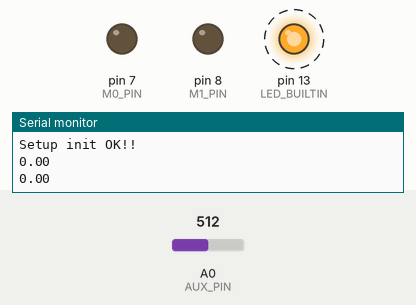
A sketch run on a simulated Arduino Uno, built with avr-gcc and run on an emulated ATmega328P. On the bench: output pins drawn as LEDs (lit = HIGH), the last lines printed to the serial monitor. Dashed ring = blinking. The test bench sets the inputs (shaded band); at power-on: A0 (AUX_PIN) = 512. Random numbers use the default seed unless the sketch sets one.

Above: at 0.58 s.
1.3 s: A0 (AUX_PIN) set to 54
4.3 s: A0 (AUX_PIN) set to 46
5.8 s: A0 (AUX_PIN) set to 68
At 6.56 s:
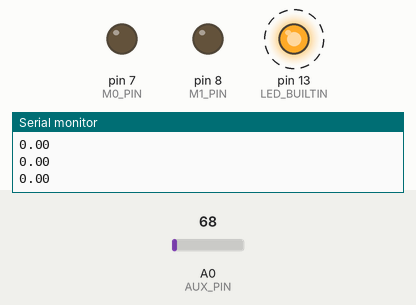
8.8 s: A0 (AUX_PIN) set to 48
At 9.4 s:
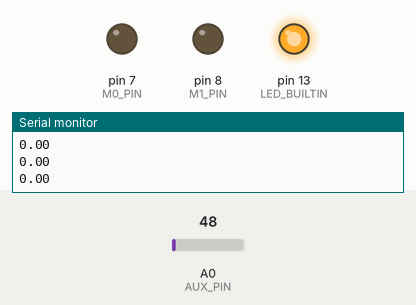
Timing chart, 0 to 11.3 s (numbered marks = the images above; inputs shaded):
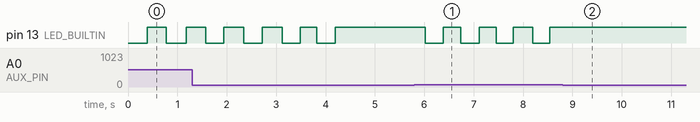

The sketch:

Sensor2.ino
```cpp
/**
 * E32-TTL-100 Transceiver Interface
 *
 * @author Bob Chen (bob-0505@gotmail.com)
 * @date 1 November 2017
 * https://github.com/Bob0505/E32-TTL-100
 */
#include <SoftwareSerial.h>

#include "E32-TTL-100.h"

/*
 need series a 4.7k Ohm resistor between .
 UNO/NANO(5V mode)                E32-TTL-100
    *--------*                      *------*
    | D7     | <------------------> | M0   |
    | D8     | <------------------> | M1   |
    | A0     | <------------------> | AUX  |
    | D10(Rx)| <---> 4.7k Ohm <---> | Tx   |
    | D11(Tx)| <---> 4.7k Ohm <---> | Rx   |
    *--------*                      *------*
*/
#define M0_PIN  7
#define M1_PIN  8
#define AUX_PIN A0
#define SOFT_RX 10
#define SOFT_TX 11

#define COM_PIN 2  //green
#define NC_PIN 3  //yellow
#define NO_PIN A2  //blue

const char ST_SIG = 0xff;
const char ADDR = 2;
const char CHANNEL = 0x17;
const char STARTSIGN = 0xa5;
const char ENDSIGN = 0x5a;
const char NEWLINESIG = 0x0a;

SoftwareSerial softSerial(SOFT_RX, SOFT_TX);  // RX, TX
SoftwareSerial mySerial(2, 3);
static unsigned char ucRxBuffer[250];
static unsigned char ucRxCnt = 0;
long  pmcf10 = 0;
long  pmcf25 = 0;
long  pmcf100 = 0;
long  pmat10 = 0;
long  pmat25 = 0;
long  pmat100 = 0;
long  pmcount03 = 0;
long  pmcount05 = 0;
long  pmcount10 = 0;
long  pmcount25 = 0;
long  pmcount50 = 0;
long  pmcount100 = 0;

union floatData{
  float num;
  unsigned char data[4];
}command_data1,command_data2,command_data3,command_data4,command_data5,command_data6,command_data7,command_data8,command_data9,command_data10;   // double to bytes union =_=


//=== AUX ===========================================+
bool AUX_HL;
bool ReadAUX()
{
  int val = analogRead(AUX_PIN);

  if(val<50)
  {
    AUX_HL = LOW;
  }else {
    AUX_HL = HIGH;
  }

  return AUX_HL;
}

//return default status
RET_STATUS WaitAUX_H()
{
  RET_STATUS STATUS = RET_SUCCESS;

  uint8_t cnt = 0;
  uint8_t data_buf[100], data_len;

  while((ReadAUX()==LOW) && (cnt++<TIME_OUT_CNT))
  {
    Serial.print(".");
    delay(100);
  }

  if(cnt==0)
  {
  }
  else if(cnt>=TIME_OUT_CNT)
  {
    STATUS = RET_TIMEOUT;
    Serial.println(" TimeOut");
  }
  else
  {
    Serial.println("");
  }

  return STATUS;
}
//=== AUX ===========================================-
//=== Mode Select ===================================+
bool chkModeSame(MODE_TYPE mode)
{
  static MODE_TYPE pre_mode = MODE_INIT;

  if(pre_mode == mode)
  {
    //Serial.print("SwitchMode: (no need to switch) ");  Serial.println(mode, HEX);
    return true;
  }
  else
  {
    Serial.print("SwitchMode: from ");  Serial.print(pre_mode, HEX);  Serial.print(" to ");  Serial.println(mode, HEX);
    pre_mode = mode;
    return false;
  }
}

void SwitchMode(MODE_TYPE mode)
{
  if(!chkModeSame(mode))
  {
    WaitAUX_H();

    switch (mode)
    {
      case MODE_0_NORMAL:
        // Mode 0 | normal operation
        digitalWrite(M0_PIN, LOW);
        digitalWrite(M1_PIN, LOW);
        break;
      case MODE_1_WAKE_UP:
        digitalWrite(M0_PIN, HIGH);
        digitalWrite(M1_PIN, LOW);
        break;
      case MODE_2_POWER_SAVIN:
        digitalWrite(M0_PIN, LOW);
        digitalWrite(M1_PIN, HIGH);
        break;
      case MODE_3_SLEEP:
        // Mode 3 | Setting operation
        digitalWrite(M0_PIN, HIGH);
        digitalWrite(M1_PIN, HIGH);
        break;
      default:
        return ;
    }

    WaitAUX_H();
    delay(10);
  }
}
//=== Mode Select ===================================-
//=== Basic cmd =====================================+
void cleanUARTBuf()
{
  bool IsNull = true;

  while (softSerial.available())
  {
    IsNull = false;

    softSerial.read();
  }
}

void triple_cmd(SLEEP_MODE_CMD_TYPE Tcmd)
{
  uint8_t CMD[3] = {Tcmd, Tcmd, Tcmd};
  softSerial.write(CMD, 3);
  delay(50);  //need ti check
}

RET_STATUS Module_info(uint8_t* pReadbuf, uint8_t buf_len)
{
  RET_STATUS STATUS = RET_SUCCESS;
  uint8_t Readcnt, idx;

  Readcnt = softSerial.available();
  //Serial.print("softSerial.available(): ");  Serial.print(Readcnt);  Serial.println(" bytes.");
  if (Readcnt == buf_len)
  {
    for(idx=0;idx<buf_len;idx++)
    {
      *(pReadbuf+idx) = softSerial.read();
      Serial.print(" 0x");
      Serial.print(0xFF & *(pReadbuf+idx), HEX);    // print as an ASCII-encoded hexadecimal
    } Serial.println("");
  }
  else
  {
    STATUS = RET_DATA_SIZE_NOT_MATCH;
    Serial.print("  RET_DATA_SIZE_NOT_MATCH - Readcnt: ");  Serial.println(Readcnt);
    cleanUARTBuf();
  }

  return STATUS;
}
//=== Basic cmd =====================================-
//=== Sleep mode cmd ================================+
RET_STATUS Write_CFG_PDS(struct CFGstruct* pCFG)
{
  softSerial.write((uint8_t *)pCFG, 6);

  WaitAUX_H();
  delay(1200);  //need ti check

  return RET_SUCCESS;
}

RET_STATUS Read_CFG(struct CFGstruct* pCFG)
{
  RET_STATUS STATUS = RET_SUCCESS;

  //1. read UART buffer.
  cleanUARTBuf();

  //2. send CMD
  triple_cmd(R_CFG);

  //3. Receive configure
  STATUS = Module_info((uint8_t *)pCFG, sizeof(CFGstruct));
  if(STATUS == RET_SUCCESS)
  {
  Serial.print("  HEAD:     ");  Serial.println(pCFG->HEAD, HEX);
  Serial.print("  ADDH:     ");  Serial.println(pCFG->ADDH, HEX);
  Serial.print("  ADDL:     ");  Serial.println(pCFG->ADDL, HEX);

  Serial.print("  CHAN:     ");  Serial.println(pCFG->CHAN, HEX);
  }

  return STATUS;
}

RET_STATUS Read_module_version(struct MVerstruct* MVer)
{
  RET_STATUS STATUS = RET_SUCCESS;

  //1. read UART buffer.
  cleanUARTBuf();

  //2. send CMD
  triple_cmd(R_MODULE_VERSION);

  //3. Receive configure
  STATUS = Module_info((uint8_t *)MVer, sizeof(MVerstruct));
  if(STATUS == RET_SUCCESS)
  {
    Serial.print("  HEAD:     0x");  Serial.println(MVer->HEAD, HEX);
    Serial.print("  Model:    0x");  Serial.println(MVer->Model, HEX);
    Serial.print("  Version:  0x");  Serial.println(MVer->Version, HEX);
    Serial.print("  features: 0x");  Serial.println(MVer->features, HEX);
  }

  return RET_SUCCESS;
}

void Reset_module()
{
  triple_cmd(W_RESET_MODULE);

  WaitAUX_H();
  delay(1000);
}

RET_STATUS SleepModeCmd(uint8_t CMD, void* pBuff)
{
  RET_STATUS STATUS = RET_SUCCESS;

  Serial.print("SleepModeCmd: 0x");  Serial.println(CMD, HEX);
  WaitAUX_H();

  SwitchMode(MODE_3_SLEEP);

  switch (CMD)
  {
    case W_CFG_PWR_DWN_SAVE:
      STATUS = Write_CFG_PDS((struct CFGstruct* )pBuff);
      break;
    case R_CFG:
      STATUS = Read_CFG((struct CFGstruct* )pBuff);
      break;
    case W_CFG_PWR_DWN_LOSE:

      break;
    case R_MODULE_VERSION:
      Read_module_version((struct MVerstruct* )pBuff);
      break;
    case W_RESET_MODULE:
      Reset_module();
      break;

    default:
      return RET_INVALID_PARAM;
  }

  WaitAUX_H();
  return STATUS;
}
//=== Sleep mode cmd ================================-

RET_STATUS SettingModule(struct CFGstruct *pCFG)
{
  RET_STATUS STATUS = RET_SUCCESS;

#ifdef Device_A
  pCFG->ADDH = DEVICE_A_ADDR_H;
  pCFG->ADDL = DEVICE_A_ADDR_L;
#else
  pCFG->ADDH = DEVICE_B_ADDR_H;
  pCFG->ADDL = DEVICE_B_ADDR_L;
#endif

  pCFG->OPTION_bits.trsm_mode =TRSM_FP_MODE;
  pCFG->OPTION_bits.tsmt_pwr = TSMT_PWR_10DB;

  STATUS = SleepModeCmd(W_CFG_PWR_DWN_SAVE, (void* )pCFG);

  SleepModeCmd(W_RESET_MODULE, NULL);

  STATUS = SleepModeCmd(R_CFG, (void* )pCFG);

  return STATUS;
}

RET_STATUS ReceiveMsg(uint8_t *pdatabuf, uint8_t *data_len)
{

  RET_STATUS STATUS = RET_SUCCESS;
  uint8_t idx;

  SwitchMode(MODE_0_NORMAL);
  *data_len = softSerial.available();

  if (*data_len > 0)
  {
    Serial.print("ReceiveMsg: ");  Serial.print(*data_len);  Serial.println(" bytes.");

    for(idx=0;idx<*data_len;idx++)
      *(pdatabuf+idx) = softSerial.read();

    for(idx=0;idx<*data_len;idx++)
    {
      Serial.print(" 0x");
      Serial.print(0xFF & *(pdatabuf+idx), HEX);    // print as an ASCII-encoded hexadecimal
    } Serial.println("");
  }
  else
  {
    STATUS = RET_NOT_IMPLEMENT;
  }

  return STATUS;
}

RET_STATUS SendMsg()
{
  unsigned char SendBuf[21] = {0};
  //while(!mySerial.available()){
    //Serial.println("NotAva");
  //delay(100);
  //}
  while (mySerial.available()) {
    //Serial.println("mySerialAv");
    CopeSerialData(mySerial.read());
  }
  float smoke = pmat25;
  Serial.println(smoke);

  SendBuf[0] = 0xA5;
  SendBuf[1] = 4;//Address
  command_data1.num = 0; //light
  command_data2.num = smoke;  //temp
  command_data3.num = 0;  //Humidity
  command_data4.num = 0; //CO2
  for(int i = 0;i < 4;i++) {
    SendBuf[i + 3] = command_data1.data[i];
    SendBuf[i + 7] = command_data2.data[i];
    SendBuf[i + 11] = command_data3.data[i];
    SendBuf[i + 15] = command_data4.data[i];
  }
  SendBuf[19] = 0x0d;
  SendBuf[20] = 0x0a;

  RET_STATUS STATUS = RET_SUCCESS;

  SwitchMode(MODE_0_NORMAL);

  if(ReadAUX()!=HIGH)
  {
    return RET_NOT_IMPLEMENT;
  }
  delay(10);
  if(ReadAUX()!=HIGH)
  {
    return RET_NOT_IMPLEMENT;
  }


  softSerial.write(SendBuf, 21);

  return STATUS;
}

//The setup function is called once at startup of the sketch
void setup()
{
  RET_STATUS STATUS = RET_SUCCESS;
  struct CFGstruct CFG;
  struct MVerstruct MVer;

  pinMode(M0_PIN, OUTPUT);
  pinMode(M1_PIN, OUTPUT);
  pinMode(AUX_PIN, INPUT);
  pinMode(LED_BUILTIN, OUTPUT);

  //pinMode(COM_PIN, OUTPUT);
  //pinMode(NC_PIN, INPUT);
  //pinMode(NO_PIN, INPUT);
  //digitalWrite(COM_PIN, HIGH);

  softSerial.begin(9600);
  Serial.begin(9600);
  mySerial.begin(9600);


  //STATUS = SleepModeCmd(R_CFG, (void* )&CFG);
  //STATUS = SettingModule(&CFG);

  //STATUS = SleepModeCmd(R_MODULE_VERSION, (void* )&MVer);

  // Mode 0 | normal operation
  SwitchMode(MODE_0_NORMAL);

  //self-check initialization.
  WaitAUX_H();
  delay(10);

  if(STATUS == RET_SUCCESS)
    Serial.println("Setup init OK!!");
}

void blinkLED()
{
  static bool LedStatus = LOW;

  digitalWrite(LED_BUILTIN, LedStatus);
  LedStatus = !LedStatus;
}

// The loop function is called in an endless loop
void loop()
{
  //uint8_t data_buf[100], data_len;


  if(SendMsg()==RET_SUCCESS)
  {
    //Serial.println("Sent Data");
    blinkLED();
  }


  delay(random(300, 400));
}

char CopeSerialData(unsigned char ucData) {

  ucRxBuffer[ucRxCnt++] = ucData;
  if (ucRxBuffer[0] != 0x42 && ucRxBuffer[1] != 0x4D) {
    ucRxCnt = 0;
    return ucRxCnt;
  }
  if (ucRxCnt < 32) {
    return ucRxCnt;
  }
  else {
    for (int i = 0; i < 32; i++) {
      Serial.print(ucRxBuffer[i]);
      Serial.print("  ");
    }
    Serial.println("");
    pmcf10 = (float)ucRxBuffer[4] * 256 + (float)ucRxBuffer[5]; Serial.print("PM1.0_CF1:"); Serial.print(pmcf10); Serial.print("   ");
    pmcf25 = (float)ucRxBuffer[6] * 256 + (float)ucRxBuffer[7]; Serial.print("PM2.5_CF1:"); Serial.print(pmcf25); Serial.print("   ");
    pmcf100 = (float)ucRxBuffer[8] * 256 + (float)ucRxBuffer[9]; Serial.print("PM10_CF1:"); Serial.print(pmcf100); Serial.println("   ");
    pmat10 = (float)ucRxBuffer[10] * 256 + (float)ucRxBuffer[11];  Serial.print("PM1.0_AT:"); Serial.print(pmat10); Serial.print("   ");
    pmat25 = (float)ucRxBuffer[12] * 256 + (float)ucRxBuffer[13];  Serial.print("PM2.5_AT:"); Serial.print(pmat25); Serial.print("   ");
    pmat100 = (float)ucRxBuffer[14] * 256 + (float)ucRxBuffer[15];  Serial.print("PM10_AT:"); Serial.print(pmat100); Serial.println("   ");
    pmcount03 = (float)ucRxBuffer[16] * 256 + (float)ucRxBuffer[17];  Serial.print("PMcount0.3:"); Serial.print(pmcount03); Serial.print("   ");
    pmcount05 = (float)ucRxBuffer[18] * 256 + (float)ucRxBuffer[19];  Serial.print("PMcount0.5:"); Serial.print(pmcount05); Serial.print("   ");
    pmcount10 = (float)ucRxBuffer[20] * 256 + (float)ucRxBuffer[21];  Serial.print("PMcount1.0:"); Serial.print(pmcount10); Serial.println("   ");
    pmcount25 = (float)ucRxBuffer[22] * 256 + (float)ucRxBuffer[23];  Serial.print("PMcount2.5:"); Serial.print(pmcount25); Serial.print("   ");
    pmcount50 = (float)ucRxBuffer[24] * 256 + (float)ucRxBuffer[25];  Serial.print("PMcount5.0:"); Serial.print(pmcount50); Serial.print("   ");
    pmcount100 = (float)ucRxBuffer[26] * 256 + (float)ucRxBuffer[27];  Serial.print("PMcount10:"); Serial.print(pmcount100); Serial.println("   ");
    Serial.println(" *****************************************************************  ");
    ucRxCnt = 0;
    return ucRxCnt;
  }
}
```

E32-TTL-100.h
```cpp
/**
 * E32-TTL-100 Transceiver Interface
 *
 * @author Bob Chen (bob-0505@gotmail.com)
 * @date 1 November 2017
 * https://github.com/Bob0505/E32-TTL-100
 */
#ifndef E32-TTL-100_H_
#define E32-TTL-100_H_

typedef enum {
  RET_SUCCESS = 0,
  RET_ERROR_UNKNOWN,	/* something shouldn't happened */
  RET_NOT_SUPPORT,
  RET_NOT_IMPLEMENT,
  RET_NOT_INITIAL,
  RET_INVALID_PARAM,
  RET_DATA_SIZE_NOT_MATCH,
  RET_BUF_TOO_SMALL,
  RET_TIMEOUT,
  RET_HW_ERROR,
} RET_STATUS;

enum MODE_TYPE
{
  MODE_0_NORMAL = 0,
  MODE_1_WAKE_UP,
  MODE_2_POWER_SAVIN,
  MODE_3_SLEEP,
  MODE_INIT = 0xFF
};

//SPED+
enum SLEEP_MODE_CMD_TYPE
{
  W_CFG_PWR_DWN_SAVE = 0xC0,
  R_CFG              = 0xC1,
  W_CFG_PWR_DWN_LOSE = 0xC2,
  R_MODULE_VERSION   = 0xC3,
  W_RESET_MODULE     = 0xC4
};

enum UART_FORMAT_TYPE
{
  UART_FORMAT_8N1 = 0x00,  /*no   parity bit one stop*/
  UART_FORMAT_8O1 = 0x01,  /*odd  parity bit one stop*/
  UART_FORMAT_8E1 = 0x02   /*even parity bitone stop*/
};

enum UART_BPS_TYPE
{
  UART_BPS_1200 = 0x00,
  UART_BPS_9600 = 0x03,
  UART_BPS_115200 = 0x07
};

enum AIR_BPS_TYPE
{
  AIR_BPS_300   = 0x00,
  AIR_BPS_2400  = 0x02,
  AIR_BPS_19200 = 0x05
};
//SPED-

//410~441MHz : 410M + CHAN*1M
enum AIR_CHAN_TYPE
{
  AIR_CHAN_410M = 0x00,
  AIR_CHAN_433M = 0x17,
  AIR_CHAN_441M = 0x1F
};

//OPTION+
#define TRSM_TT_MODE		0x00	/*Transparent Transmission*/
#define TRSM_FP_MODE		0x01	/*Fixed-point transmission mode*/

#define OD_DRIVE_MODE		0x00
#define PP_DRIVE_MODE		0x01

enum WEAK_UP_TIME_TYPE
{
  WEAK_UP_TIME_250  = 0x00,
  WEAK_UP_TIME_1000 = 0x03,
  WEAK_UP_TIME_2000 = 0x07
};

#define DISABLE_FEC			0x00
#define ENABLE_FEC			0x01

//Transmit power
enum TSMT_PWR_TYPE
{
  TSMT_PWR_20DB = 0x00,
  TSMT_PWR_17DB = 0x01,
  TSMT_PWR_14DB = 0x02,
  TSMT_PWR_10DB = 0x03
};
//OPTION-

#pragma pack(push, 1)
struct SPEDstruct {
  uint8_t air_bps : 3; //bit 0-2
  uint8_t uart_bps: 3; //bit 3-5
  uint8_t uart_fmt: 2; //bit 6-7
};

struct OPTIONstruct {
  uint8_t tsmt_pwr    : 2; //bit 0-1
  uint8_t enFWC       : 1; //bit 2
  uint8_t wakeup_time : 3; //bit 3-5
  uint8_t drive_mode  : 1; //bit 6
  uint8_t trsm_mode   : 1; //bit 7
};

struct CFGstruct {
  uint8_t HEAD;
  uint8_t ADDH;
  uint8_t ADDL;
  struct SPEDstruct   SPED_bits;
  uint8_t CHAN;
  struct OPTIONstruct OPTION_bits;
};

struct MVerstruct {
  uint8_t HEAD;
  uint8_t Model;
  uint8_t Version;
  uint8_t features;
};
#pragma pack(pop)


#define Device_A

#define TIME_OUT_CNT	100
#define MAX_TX_SIZE		58

#define DEVICE_A_ADDR_H 0x05
#define DEVICE_A_ADDR_L 0x01
#define DEVICE_B_ADDR_H 0x05
#define DEVICE_B_ADDR_L 0x02

#endif /* E32-TTL-100_H_ */
```

Measured:
- after the input at 5.8 s, pin 13 (LED_BUILTIN): alternates HIGH for 0.36 s and LOW for 0.35 s, starting after 0.22 s
- by itself, pin 13 (LED_BUILTIN): alternates HIGH for 0.40 s and LOW for 0.37 s
